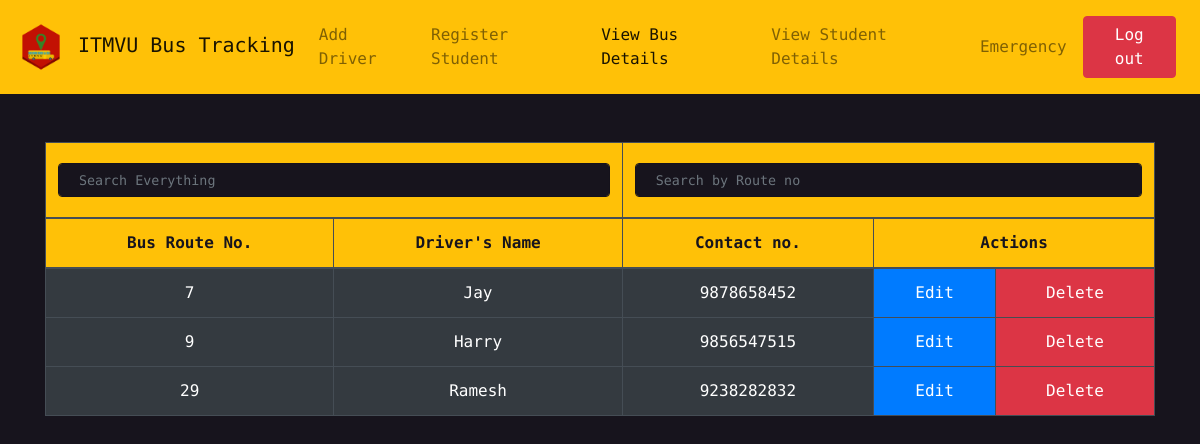
/view_bus_details/ (signed in), run on the app's committed database.
### bus/models.py (models this page shows, shortened)
class Bus(models.Model):
    bus_route_no = models.IntegerField(primary_key = True)
    role_id = models.IntegerField(blank=True, default='1')
    driver_name = models.CharField(max_length=100)
    driver_mobile_no = models.BigIntegerField()
    username = models.CharField(max_length=103)
    password = models.CharField(max_length=100)
    lat = models.CharField(max_length=100)
    lon = models.CharField(max_length=100)

### bus/views.py (the view)
# urls.py: path('view_bus_details/', views.view_bus_details, name= 'view_bus_details'),
@user_passes_test(is_admin)
def view_bus_details(request):
    buses = Bus.objects.all()
    return render(request, 'bus/view_bus_details.html', {'buses': buses})

### bus/views.py (called while the page is built)
def is_admin(user):
   return user.is_superuser

### bus/templates/bus/view_bus_details.html (shortened to what this page needs)
{% extends 'bus/footer.html' %}
{% block body %}
{% load static %}
<!doctype html>
<html lang="en">
<head>
    <link rel="stylesheet" href="https://stackpath.bootstrapcdn.com/bootstrap/4.5.2/css/bootstrap.min.css"
>
    <link rel="stylesheet" href="{% static 'bus/css/view_bus_details.css' %}">
</head>
<body>
    <nav class="navbar navbar-expand-lg navbar-light bg-warning">
        <a class="navbar-brand" href="#">
            <img src="{% static 'bus/images/warning-icon.png' %}" width="50" height="50"
                class="d-inline-block align-middle" alt="" loading="lazy">
            ITMVU Bus Tracking
        </a>
        <div class="collapse navbar-collapse" id="navbarSupportedContent">
            <ul class="navbar-nav mr-auto">
                <li class="nav-item">
                    <a class="nav-link" href="{% url 'add_driver' %}">Add Driver</a>
                </li>
            </ul>
        </div>
        <div class="collapse navbar-collapse" id="navbarSupportedContent">
            <ul class="navbar-nav mr-auto">
                <li class="nav-item">
                    <a class="nav-link" href="{% url 'add_student' %}">Register Student</a>
                </li>
            </ul>
        </div>
        <div class="collapse navbar-collapse" id="navbarSupportedContent">
            <ul class="navbar-nav mr-auto">
                <li class="nav-item active">
                    <a class="nav-link disabled" href="#">View Bus Details<span class="sr-only">(current)</span></a>
                </li>
            </ul>
        </div>
        <div class="collapse navbar-collapse" id="navbarSupportedContent">
            <ul class="navbar-nav mr-auto">
                <li class="nav-item">
                    <a class="nav-link" href="{% url 'view_student_details' %}">View Student Details</a>
                </li>
            </ul>
        </div>
        <div class="collapse navbar-collapse" id="navbarSupportedContent">
            <ul class="navbar-nav mr-auto">
                <li class="nav-item">
                    <a class="nav-link" href="{% url 'emergency' %}">Emergency</a>
                </li>
            </ul>
        </div>
        <div class="collapse navbar-collapse" id="navbarSupportedContent">
            <ul class="navbar-nav mr-auto">
                <li class="nav-item">
                    <a class="nav-link" href="{% url 'logout' %}"><button class="btn btn-danger ">Log out</button></a>
                </li>
            </ul>
        </div>
    </nav>
    <div class="container table-responsive my-5">
        <table style="text-align: center;" class="table table-bordered table-dark">
            <thead class="bg-warning">
                <tr>
                    <td colspan="2">
                        <div>
                            <form>
                                <input class="form-control me-2" onkeyup="searching()" id="search" type="search"
                                    placeholder="Search Everything" aria-label="Search">
                            </form>
                        </div>
                    </td>
                    <td colspan="3">
                        <div>
                            <form class="d-flex">
                                <input class="form-control me-2" onkeyup="searchByRouteno()" id="search1" type="search"
                                    placeholder="Search by Route no" aria-label="Search">
                            </form>
                        </div>
                    </td>
                </tr>
                <tr style="color: #17141d;">
                    <th scope="col">Bus Route No.</th>
                    <th scope="col">Driver's Name</th>
                    <th scope="col">Contact no.</th>
                    <th colspan="2" scope="col">Actions</th>
                </tr>
            </thead>
            <tbody id="myTable" style="height: 50%; overflow-y: scroll;">
                {% for bus in buses %}
                <tr>
                    <td>{{ bus.bus_route_no }}</td>
                    <td>{{ bus.driver_name }}</td>
                    <td>{{ bus.driver_mobile_no }}</td>
                    <td class="btn-primary"><a href="{% url 'edit_bus_details' bus.bus_route_no %}" style="color: white;">Edit</a></td>
                    <td class="btn-danger"><a href="{% url 'delete_bus_details' bus.bus_route_no %}" style="color: white;">Delete</a></td>
                </tr>
                {% endfor %}
            </tbody>
        </table>
    </div>
    {% endblock %}

### bus/static/bus/css/view_bus_details.css (style rules this page uses)
body { padding: 0; margin: 0; background-color: #17141d; color: white; font-family: 'DM Mono', monospace; }
input[type="search"], input[type="search"]:focus { width: 100%; font-size: smaller; padding: 12px 20px; background-color: #17141d; color: white; margin: 8px 0; display: inline-block; border: 1px solid #15121b; box-sizing: border-box; box-shadow: -5px -5px 20px #130f1a, 5px, 5px, 20px #0b090f; }

### data on the page
Bus: bus_route_no "7", driver_name "Jay", driver_mobile_no "9878658452"
Bus: bus_route_no "9", driver_name "Harry", driver_mobile_no "9856547515"
Bus: bus_route_no "29", driver_name "Ramesh", driver_mobile_no "9238282832"
